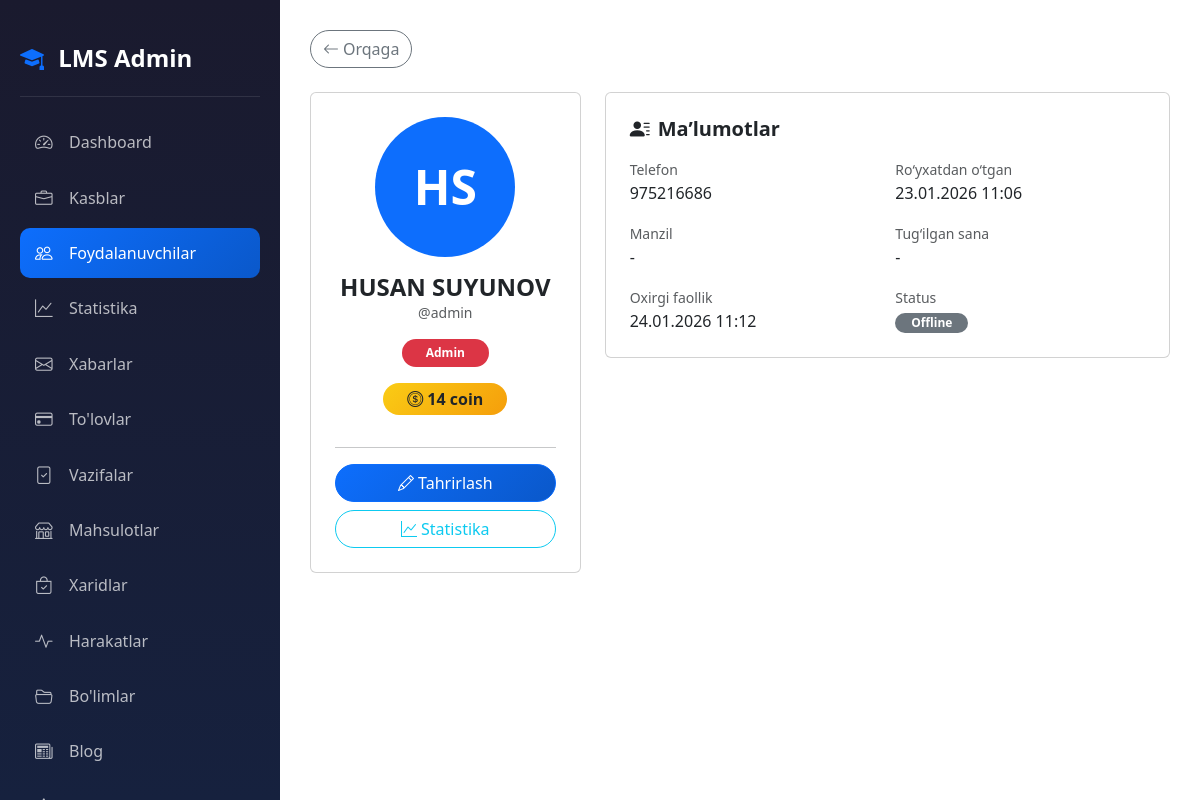
The page /dashboard/users/1/ (signed in) on the database as committed earlier.
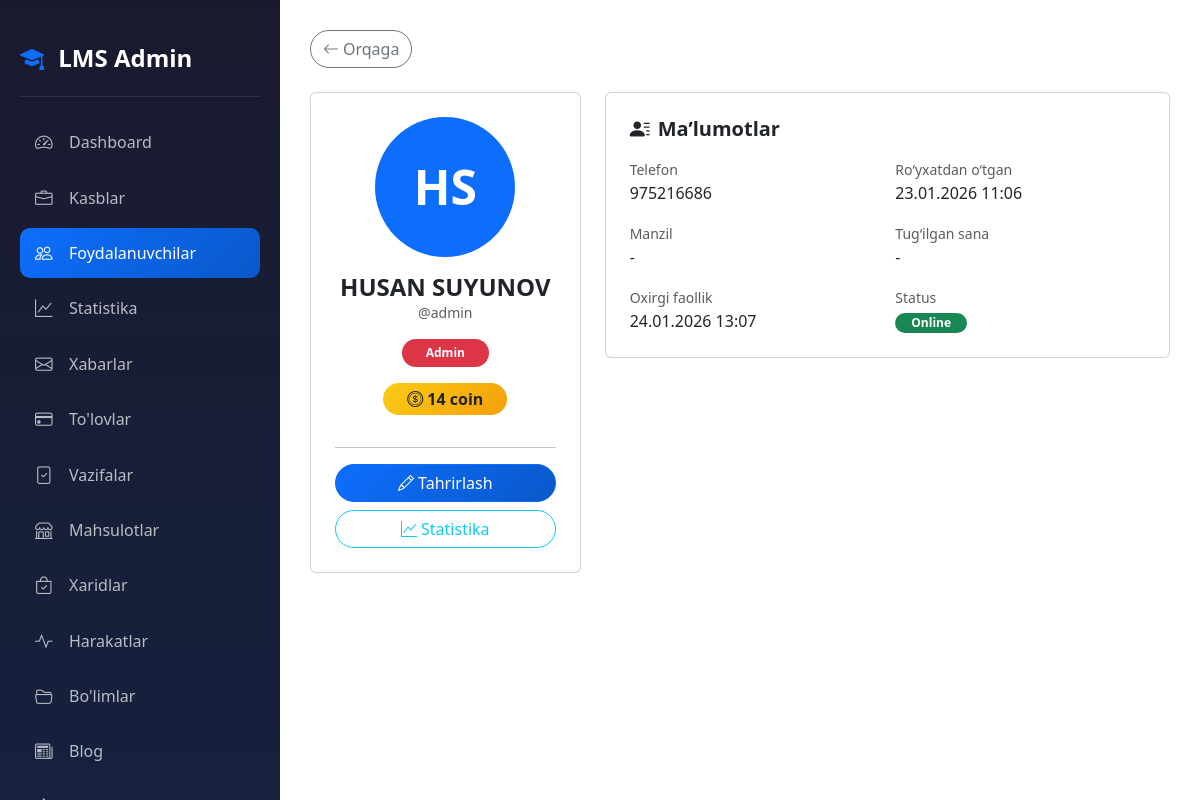
The same page on the database as committed later.
### accounts/models.py (models this page shows, shortened)
class CustomUser(AbstractUser):
    ROLE_CHOICES = (
        ('admin', 'Admin'),
        ('teacher', "O'qituvchi"),
        ('student', "O'quvchi"),
    )
    first_name = models.CharField(max_length=100, verbose_name="Ism")
    last_name = models.CharField(max_length=100, verbose_name="Familiya")
    phone = models.CharField(max_length=20, unique=True, verbose_name="Telefon raqam")
    role = models.CharField(
        max_length=20,
        choices=ROLE_CHOICES,
        default='student',
        verbose_name="Rol"
    )
    photo = models.ImageField(
        upload_to='profiles/',
        blank=True,
        null=True,
        verbose_name="Profil rasmi"
    )
    profession = models.ForeignKey(
        'Profession',
        on_delete=models.SET_NULL,
        null=True,
        blank=True,
        related_name='students',
        verbose_name="Yo'nalish"
    )
    is_blocked = models.BooleanField(default=False, verbose_name="Bloklangan")
    last_activity = models.DateTimeField(null=True, blank=True, verbose_name="Oxirgi faollik")
    bio = models.TextField(blank=True, null=True, verbose_name="O'zi haqida")
    coins = models.IntegerField(default=0, verbose_name="Coinlar")
    total_online_time = models.IntegerField(default=0, verbose_name="Jami online vaqt (daqiqa)")
    address = models.CharField(max_length=300, blank=True, null=True, verbose_name="Yashash manzili")
    birth_date = models.DateField(null=True, blank=True, verbose_name="Tug'ilgan kuni")
    id_card = models.FileField(
        upload_to='documents/id_cards/',
        blank=True,
        null=True,
        verbose_name="ID karta / Pasport"
    )
    birth_certificate = models.FileField(
        upload_to='documents/birth_certificates/',
        blank=True,
        null=True,
        verbose_name="Tug'ilganlik haqida guvohnoma"
    )
    @property
    def is_admin(self):
        return self.role == 'admin'
    @property
    def is_student(self):
        return self.role == 'student'
    @property
    def is_online(self):
        if not self.last_activity:
            return False
        return (timezone.now() - self.last_activity).total_seconds() < 300
    @property
    def full_name(self):
        return f"{self.first_name} {self.last_name}".strip()
    def get_initials(self):
        first = self.first_name[0] if self.first_name else ''
        last = self.last_name[0] if self.last_name else ''
        return f"{first}{last}".upper()
    class Meta:
        verbose_name = "Foydalanuvchi"
        verbose_name_plural = "Foydalanuvchilar"

### accounts/views.py (the view)
# urls.py: path('dashboard/users/<int:pk>/', views.admin_user_view, name='admin_user_view'),
@login_required
def admin_user_view(request, pk):
    if not request.user.is_admin:
        return redirect('home')
    user = get_object_or_404(CustomUser, pk=pk)
    certificates = Certificate.objects.filter(student=user)
    return render(request, 'accounts/admin/user_view.html', {
        'user_obj': user,
        'certificates': certificates,
    })

### accounts/management/commands/check_birthdays.py (called while the page is built, shortened)
    def handle(self, *args, **kwargs):
        today = timezone.now().date()
        users = CustomUser.objects.filter(birth_date__day=today.day, birth_date__month=today.month)
        if not users.exists():
            self.stdout.write(self.style.SUCCESS('No birthdays today.'))
            return

### accounts/templates/accounts/admin/user_view.html (shortened to what this page needs)
{% extends 'accounts/admin/base_admin.html' %}
{% block admin_content %}
<a href="{% url 'admin_users' %}" class="btn btn-outline-secondary rounded-pill mb-4">
    <i class="bi bi-arrow-left me-1"></i>Orqaga
</a>
<div class="row g-4">
<div class="col-lg-4">
<div class="card text-center p-4 h-100">
    <div class="mb-3">
        {% if user_obj.photo and user_obj.photo.url %}
            <img src="{{ user_obj.photo.url }}"
                 class="rounded-circle"
                 style="width:140px;height:140px;object-fit:cover;border:4px solid #6366f1;">
        {% else %}
            <div class="rounded-circle bg-primary text-white d-flex align-items-center justify-content-center fw-bold mx-auto"
                 style="width:140px;height:140px;font-size:3rem;">
                {{ user_obj.get_initials }}
            </div>
        {% endif %}
    </div>
    <h4 class="fw-bold mb-0">{{ user_obj.full_name }}</h4>
    <small class="text-muted">@{{ user_obj.username }}</small>
    <div class="my-3">
        <span class="badge rounded-pill px-4 py-2
            {% if user_obj.role == 'admin' %}bg-danger
            {% elif user_obj.role == 'teacher' %}bg-success
            {% else %}bg-primary{% endif %}">
            {% if user_obj.role == 'admin' %}Admin
            {% elif user_obj.role == 'teacher' %}O‘qituvchi
            {% else %}O‘quvchi{% endif %}
        </span>
    </div>
    <div class="mb-3">
        <span class="badge rounded-pill fs-6 px-4 py-2 text-dark"
              style="background:linear-gradient(135deg,#facc15,#f59e0b);">
            <i class="bi bi-coin me-1"></i>{{ user_obj.coins }} coin
        </span>
    </div>
    <hr>
    <div class="d-grid gap-2">
        <a href="{% url 'admin_user_edit' user_obj.pk %}" class="btn btn-primary rounded-pill">
            <i class="bi bi-pencil me-1"></i>Tahrirlash
        </a>
        <a href="{% url 'user_statistics' user_obj.pk %}" class="btn btn-outline-info rounded-pill">
            <i class="bi bi-graph-up me-1"></i>Statistika
        </a>
    </div>
</div>
</div>
<div class="col-lg-8 d-flex flex-column gap-4">
<div class="card p-4">
<h5 class="fw-bold mb-3">
    <i class="bi bi-person-lines-fill me-2"></i>Ma’lumotlar
</h5>
<div class="row g-3">
<div class="col-md-6">
    <small class="text-muted">Telefon</small>
    <div>{{ user_obj.phone|default:"-" }}</div>
</div>
<div class="col-md-6">
    <small class="text-muted">Ro‘yxatdan o‘tgan</small>
    <div>{{ user_obj.date_joined|date:"d.m.Y H:i" }}</div>
</div>
<div class="col-md-6">
    <small class="text-muted">Manzil</small>
    <div>{{ user_obj.address|default:"-" }}</div>
</div>
<div class="col-md-6">
    <small class="text-muted">Tug‘ilgan sana</small>
    <div>
        {% if user_obj.birth_date %}{{ user_obj.birth_date|date:"d.m.Y" }}{% else %}-{% endif %}
    </div>
</div>
<div class="col-md-6">
    <small class="text-muted">Oxirgi faollik</small>
    <div>
        {% if user_obj.last_activity %}
            {{ user_obj.last_activity|date:"d.m.Y H:i" }}
        {% else %}-{% endif %}
    </div>
</div>
<div class="col-md-6">
    <small class="text-muted">Status</small><br>
    {% if user_obj.is_blocked %}
        <span class="badge bg-danger rounded-pill px-3">Bloklangan</span>
    {% elif user_obj.is_online %}
        <span class="badge bg-success rounded-pill px-3">Online</span>
    {% else %}
        <span class="badge bg-secondary rounded-pill px-3">Offline</span>
    {% endif %}
</div>
</div>
</div>
</div>
</div>
{% endblock %}

Rows that differ between the two databases and show on the page:
changed CustomUser "HS": last_activity "24.01.2026 11:12" → "24.01.2026 13:07"
Other text that changed with them:
text no longer shown: "Offline"
text now shown: "Online"
